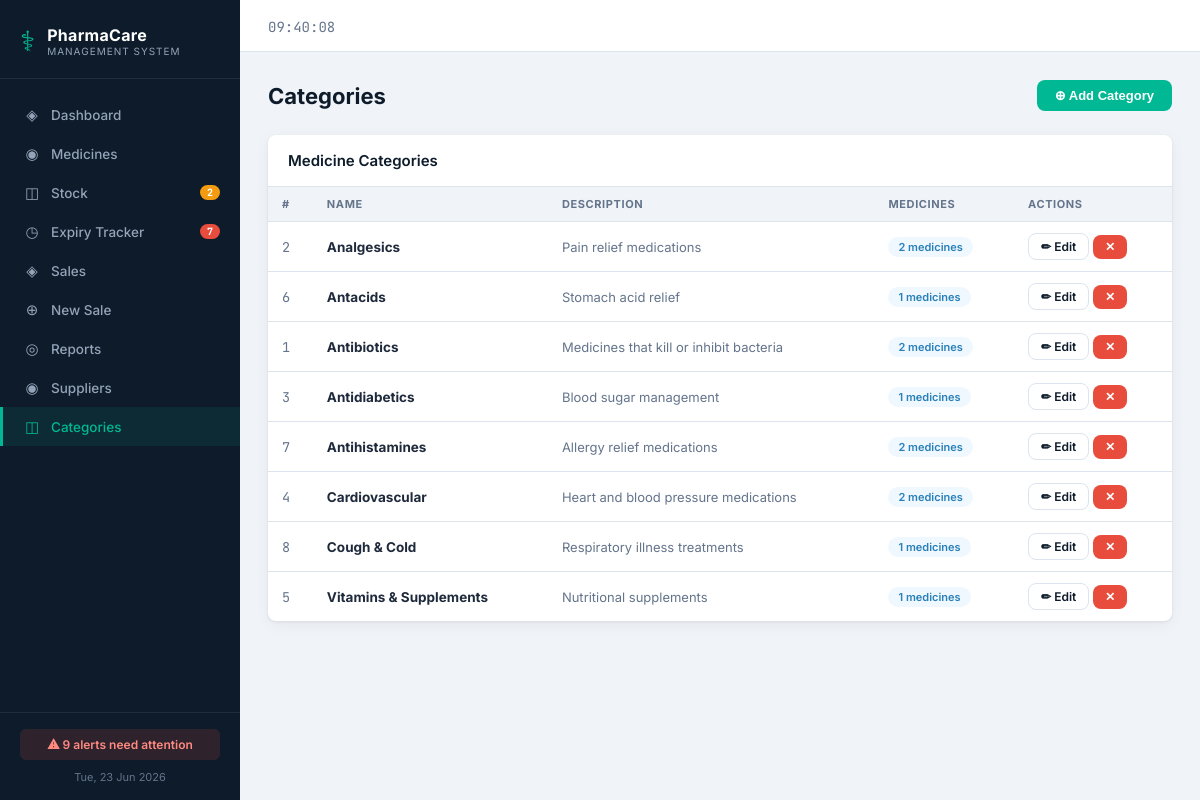
/categories.php, run on the app's committed database.
### tables this page shows
CREATE TABLE IF NOT EXISTS categories (
    id INT AUTO_INCREMENT PRIMARY KEY,
    name VARCHAR(100) NOT NULL UNIQUE,
    description TEXT,
    created_at TIMESTAMP DEFAULT CURRENT_TIMESTAMP
);

### categories.php (the view, shortened to what this page needs)
<?php
require_once 'includes/header.php';
$db = getDB();
$cats = $db->query("SELECT c.*, COUNT(m.id) as med_count FROM categories c LEFT JOIN medicines m ON m.category_id=c.id AND m.status='active' GROUP BY c.id ORDER BY c.name");
?>
<div class="page-header">
  <div class="page-title">Categories</div>
  <button class="btn btn-primary" onclick="toggleForm('cat-form')">⊕ Add Category</button>
</div>
<div class="card">
  <div class="card-header"><div class="card-title">Medicine Categories</div></div>
  <div class="table-wrap">
    <table>
      <thead><tr><th>#</th><th>Name</th><th>Description</th><th>Medicines</th><th>Actions</th></tr></thead>
      <tbody>
      <?php while($r = $cats->fetch_assoc()): ?>
      <tr>
        <td style="font-family:var(--mono);color:var(--text-mute)"><?= $r['id'] ?></td>
        <td><strong><?= htmlspecialchars($r['name']) ?></strong></td>
        <td style="color:var(--text-mute);font-size:13px"><?= htmlspecialchars($r['description']??'—') ?></td>
        <td><span class="tag tag-info"><?= $r['med_count'] ?> medicines</span></td>
        <td>
          <a href="categories.php?edit=<?= $r['id'] ?>" class="btn btn-outline btn-sm">✏ Edit</a>
          <form method="POST" style="display:inline">
            <button type="submit" class="btn btn-danger btn-sm" data-confirm="Delete category?">✕</button>
          </form>
        </td>
      </tr>
      <?php endwhile; ?>
      </tbody>
    </table>
  </div>
</div>
<?php require_once 'includes/footer.php'; ?>

### assets/css/style.css (style rules this page uses)
:root { --navy: #0d1b2a; --navy-mid: #1b2d42; --navy-soft: #243b55; --emerald: #00b894; --emerald-dk:#00896f; --white: #ffffff; --grey-100: #f0f4f8; --grey-200: #dce4ee; --grey-400: #94a3b8; --grey-600: #64748b; --danger: #e74c3c; --danger-lt: #fff5f5; --warn: #f39c12; --warn-lt: #fffbf0; --success: #27ae60; --success-lt:#f0fff8; --info: #2980b9; --info-lt: #f0f8ff; --text: #1e293b; --text-mute: #64748b; --radius: 8px; --shadow: 0 1px 3px rgba(0,0,0,.08), 0 4px 16px rgba(0,0,0,.05); --shadow-lg: 0 4px 24px rgba(0,0,0,.12); --sidebar-w: 240px; --font: 'Inter', system-ui, sans-serif; --mono: 'JetBrains Mono', monospace; }
* { box-sizing: border-box; margin: 0; padding: 0; }
body { font-family: var(--font); background: var(--grey-100); color: var(--text); display: flex; min-height: 100vh; }
.page-header { display: flex; align-items: center; justify-content: space-between; margin-bottom: 24px; flex-wrap: wrap; gap: 12px; }
.page-title { font-size: 22px; font-weight: 700; color: var(--navy); }
.card { background: var(--white); border-radius: var(--radius); box-shadow: var(--shadow); overflow: hidden; margin-bottom: 20px; }
.card-header { padding: 16px 20px; border-bottom: 1px solid var(--grey-200); display: flex; align-items: center; justify-content: space-between; gap: 12px; flex-wrap: wrap; }
.card-title { font-size: 15px; font-weight: 600; color: var(--navy); }
.table-wrap { overflow-x: auto; }
table { width: 100%; border-collapse: collapse; font-size: 13.5px; }
thead th { background: var(--grey-100); padding: 10px 14px; text-align: left; font-size: 11px; font-weight: 700; text-transform: uppercase; letter-spacing: .6px; color: var(--grey-600); border-bottom: 1px solid var(--grey-200); white-space: nowrap; }
tbody td { padding: 11px 14px; border-bottom: 1px solid var(--grey-200); vertical-align: middle; }
tbody tr:last-child td { border-bottom: none; }
.tag { display: inline-flex; align-items: center; padding: 3px 10px; border-radius: 20px; font-size: 11px; font-weight: 600; white-space: nowrap; }
.tag-info { background: var(--info-lt); color: var(--info); }
.btn { display: inline-flex; align-items: center; gap: 6px; padding: 8px 18px; border: none; border-radius: var(--radius); font-size: 13px; font-weight: 600; cursor: pointer; text-decoration: none; transition: all .15s ease; white-space: nowrap; }
.btn-primary { background: var(--emerald); color: #fff; }
.btn-danger { background: var(--danger); color: #fff; }
.btn-outline { background: transparent; color: var(--navy); border: 1.5px solid var(--grey-200); }
.btn-sm { padding: 5px 12px; font-size: 12px; }

### data on the page
categories: id "2", name "Analgesics", description "Pain relief medications", med_count "2"
categories: id "6", name "Antacids", description "Stomach acid relief", med_count "1"
categories: id "1", name "Antibiotics", description "Medicines that kill or inhibit bacteria", med_count "2"
categories: id "3", name "Antidiabetics", description "Blood sugar management", med_count "1"
categories: id "7", name "Antihistamines", description "Allergy relief medications", med_count "2"
categories: id "4", name "Cardiovascular", description "Heart and blood pressure medications", med_count "2"
categories: id "8", name "Cough & Cold", description "Respiratory illness treatments", med_count "1"
categories: id "5", name "Vitamins & Supplements", description "Nutritional supplements", med_count "1"

### other printed values
$lowStockAlerts "2"
$expiryAlerts+$expiredCount "7"
$totalAlerts "9"
